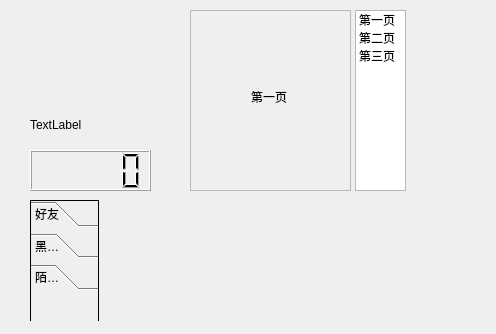
<?xml version="1.0" encoding="UTF-8"?>
<ui version="4.0">
 <class>myWidget</class>
 <widget class="QWidget" name="myWidget">
  <property name="geometry">
   <rect>
    <x>0</x>
    <y>0</y>
    <width>496</width>
    <height>334</height>
   </rect>
  </property>
  <property name="windowTitle">
   <string>myWidget</string>
  </property>
  <widget class="QFrame" name="frame">
   <property name="geometry">
    <rect>
     <x>30</x>
     <y>20</y>
     <width>120</width>
     <height>80</height>
    </rect>
   </property>
  </widget>
  <widget class="QLabel" name="label">
   <property name="geometry">
    <rect>
     <x>30</x>
     <y>110</y>
     <width>99</width>
     <height>29</height>
    </rect>
   </property>
   <property name="text">
    <string>TextLabel</string>
   </property>
  </widget>
  <widget class="QLCDNumber" name="lcdNumber">
   <property name="geometry">
    <rect>
     <x>30</x>
     <y>150</y>
     <width>121</width>
     <height>41</height>
    </rect>
   </property>
  </widget>
  <widget class="QListWidget" name="listWidget">
   <property name="geometry">
    <rect>
     <x>355</x>
     <y>10</y>
     <width>51</width>
     <height>181</height>
    </rect>
   </property>
   <item>
    <property name="text">
     <string>第一页</string>
    </property>
   </item>
   <item>
    <property name="text">
     <string>第二页</string>
    </property>
   </item>
   <item>
    <property name="text">
     <string>第三页</string>
    </property>
   </item>
  </widget>
  <widget class="QStackedWidget" name="stackedWidget">
   <property name="geometry">
    <rect>
     <x>190</x>
     <y>10</y>
     <width>161</width>
     <height>181</height>
    </rect>
   </property>
   <property name="frameShape">
    <enum>QFrame::StyledPanel</enum>
   </property>
   <property name="currentIndex">
    <number>0</number>
   </property>
   <widget class="QWidget" name="page">
    <widget class="QLabel" name="label_2">
     <property name="geometry">
      <rect>
       <x>60</x>
       <y>80</y>
       <width>54</width>
       <height>12</height>
      </rect>
     </property>
     <property name="text">
      <string>第一页</string>
     </property>
    </widget>
   </widget>
   <widget class="QWidget" name="page_2">
    <widget class="QLabel" name="label_3">
     <property name="geometry">
      <rect>
       <x>60</x>
       <y>80</y>
       <width>54</width>
       <height>12</height>
      </rect>
     </property>
     <property name="text">
      <string>第二页</string>
     </property>
    </widget>
   </widget>
   <widget class="QWidget" name="page_3">
    <widget class="QLabel" name="label_4">
     <property name="geometry">
      <rect>
       <x>60</x>
       <y>80</y>
       <width>54</width>
       <height>12</height>
      </rect>
     </property>
     <property name="text">
      <string>第三页</string>
     </property>
    </widget>
   </widget>
  </widget>
  <widget class="QToolBox" name="toolBox">
   <property name="geometry">
    <rect>
     <x>30</x>
     <y>200</y>
     <width>69</width>
     <height>121</height>
    </rect>
   </property>
   <property name="frameShape">
    <enum>QFrame::Box</enum>
   </property>
   <property name="currentIndex">
    <number>2</number>
   </property>
   <widget class="QWidget" name="page_4">
    <property name="geometry">
     <rect>
      <x>0</x>
      <y>0</y>
      <width>67</width>
      <height>41</height>
     </rect>
    </property>
    <attribute name="label">
     <string>好友</string>
    </attribute>
   </widget>
   <widget class="QWidget" name="page_6">
    <attribute name="label">
     <string>黑名单</string>
    </attribute>
   </widget>
   <widget class="QWidget" name="page_5">
    <property name="geometry">
     <rect>
      <x>0</x>
      <y>0</y>
      <width>67</width>
      <height>41</height>
     </rect>
    </property>
    <attribute name="label">
     <string>陌生人</string>
    </attribute>
   </widget>
  </widget>
 </widget>
 <layoutdefault spacing="6" margin="11"/>
 <resources/>
 <connections>
  <connection>
   <sender>listWidget</sender>
   <signal>currentRowChanged(int)</signal>
   <receiver>stackedWidget</receiver>
   <slot>setCurrentIndex(int)</slot>
   <hints>
    <hint type="sourcelabel">
     <x>380</x>
     <y>96</y>
    </hint>
    <hint type="destinationlabel">
     <x>314</x>
     <y>98</y>
    </hint>
   </hints>
  </connection>
 </connections>
</ui>
